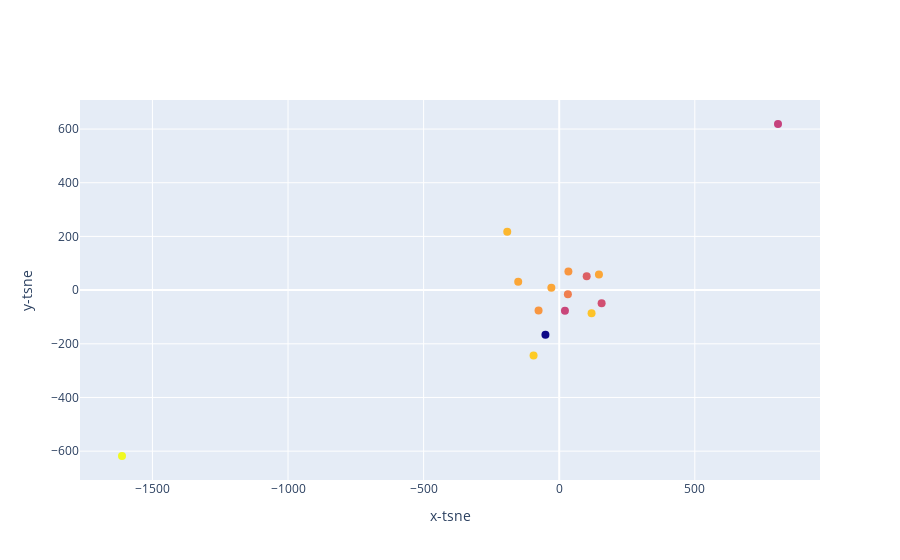

The cell this chart's notebook holds for it:
### Code cell
not_top_songs(df_new)

### Figure 1 — Plotly figure (JSON) as saved in the notebook; plotly's stock layout.template omitted (floating-point values rounded to 4 significant figures)
{"data": [{"marker": {"color": [-6.769, -6.596, -6.428, -7.398, -7.786, -7.028, -7.733, -6.594, -5.827, -6.312, -6.763, -9.601, -7.607, -6.237, -6.593], "size": 8}, "mode": "markers", "text": ["The Chainsmokers - Something Just Like This", "Kygo - It Ain't Me (with Selena Gomez)", "The Chainsmokers - Paris", "James Arthur - Say You Won't Let Go", "Martin Garrix - Scared to Be Lonely", "The Weeknd - Starboy", "Logic - 1-800-273-8255", "Post Malone - rockstar", "David Guetta - 2U (feat. Justin Bieber)", "Ed Sheeran - Perfect", "Kendrick Lamar - DNA.", "Alessia Cara - How Far I'll Go - From \"Moana\"", "Martin Garrix - There for You", "Martin Garrix - In the Name of Love", "ZAYN - Dusk Till Dawn - Radio Edit"], "type": "scatter", "x": [-76.13, -151.2, -191.6, 101.3, 806.8, 31.99, 21.14, 146.5, -1612.0, 119.3, 33.87, -50.82, 156.4, -94.55, -28.94], "y": [-76.36, 31.17, 217.8, 51.73, 618.9, -15.1, -77.24, 57.94, -618.1, -86.36, 69.38, -166.6, -48.51, -243.6, 8.953]}], "layout": {"xaxis": {"title": {"text": "x-tsne"}}, "yaxis": {"title": {"text": "y-tsne"}}}}
